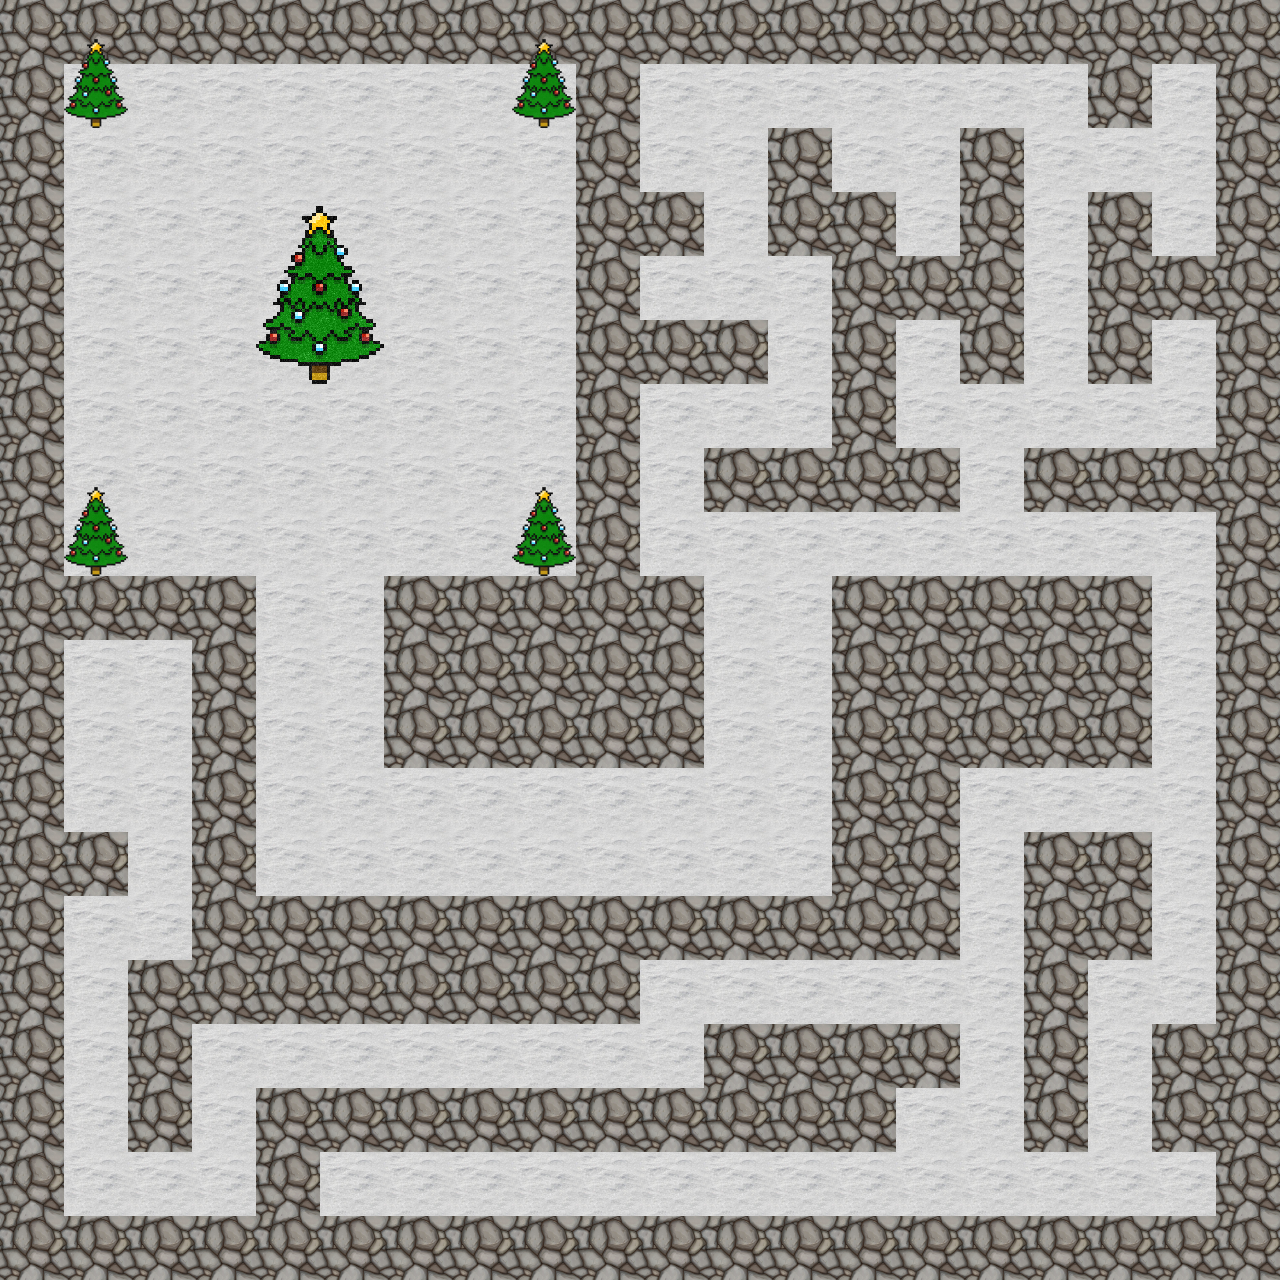

Rendered tile map (Tiled .tmx) drawn with the repository's tilesets; below, a short description and the map source with its tile grids summarised:
An orthogonal 20x20 tile map with 64x64 px tiles, 2 tile layers (ground, trees), 4 tilesets.

<map version="1.0" orientation="orthogonal" renderorder="right-down" width="20" height="20" tilewidth="64" tileheight="64" nextobjectid="1">
 <tileset firstgid="1" name="snow_1" tilewidth="64" tileheight="64" tilecount="1" columns="1">
  <image source="tiles/snow_block_1_64x64.png" width="64" height="64" />
 </tileset>
 <tileset firstgid="2" name="snow_rock" tilewidth="64" tileheight="64" tilecount="1" columns="1">
  <image source="tiles/snow_rock_block_64x64.png" width="64" height="64" />
  <tile id="0">
   <properties>
    <property name="blocked" type="bool" value="true" />
   </properties>
  </tile>
 </tileset>
 <tileset firstgid="3" name="xmas_tree_huge" tilewidth="128" tileheight="178" tilecount="1" columns="1">
  <image source="tiles/xmas_tree_128x178.png" width="128" height="178" />
  <tile id="0">
   <properties>
    <property name="blocked" type="bool" value="true" />
   </properties>
  </tile>
 </tileset>
 <tileset firstgid="4" name="xmas_tree_tall" tilewidth="64" tileheight="128" tilecount="1" columns="1">
  <image source="tiles/xmas_tree_64x128.png" width="64" height="128" />
  <tile id="0">
   <properties>
    <property name="blocked" type="bool" value="true" />
   </properties>
  </tile>
 </tileset>
 <layer name="ground" width="20" height="20">
  <data>[400 cells, 400 non-empty, 2 distinct tile ids]</data>
 </layer>
 <layer name="trees" width="20" height="20">
  <data>[400 cells, 5 non-empty, 2 distinct tile ids]</data>
 </layer>
</map>